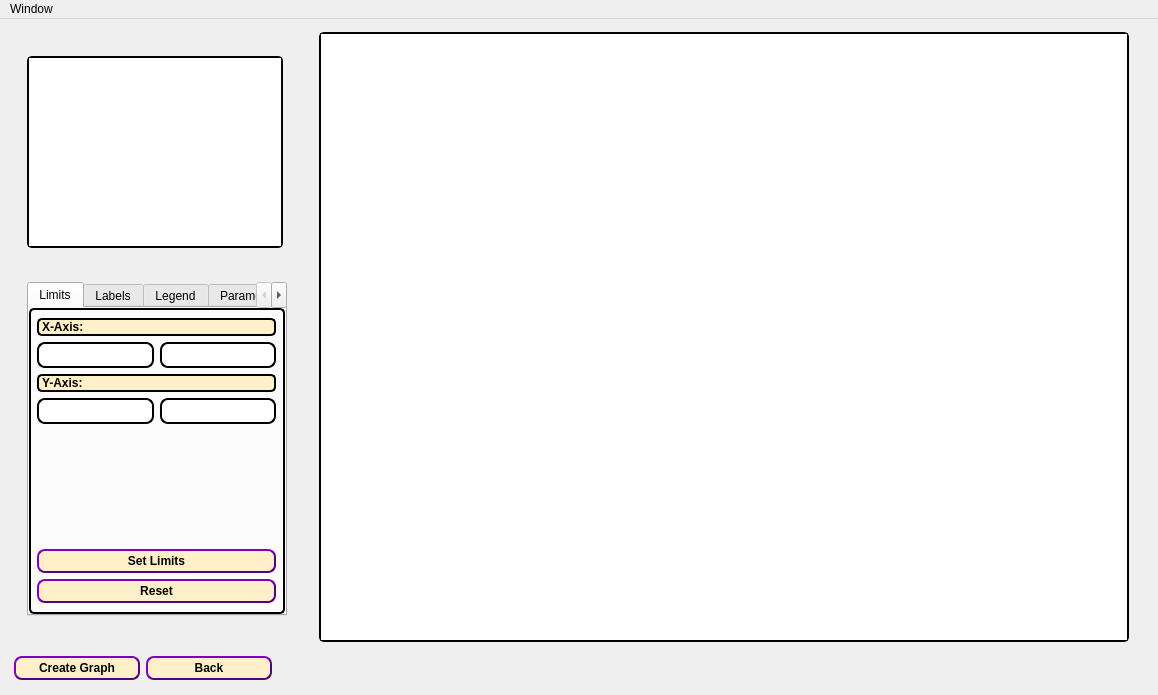
<?xml version="1.0" encoding="UTF-8"?>
<ui version="4.0">
 <class>VRGraphProcessing</class>
 <widget class="QMainWindow" name="VRGraphProcessing">
  <property name="geometry">
   <rect>
    <x>0</x>
    <y>0</y>
    <width>1158</width>
    <height>695</height>
   </rect>
  </property>
  <property name="minimumSize">
   <size>
    <width>900</width>
    <height>600</height>
   </size>
  </property>
  <property name="windowTitle">
   <string>VaspReader (Graphs Processing)</string>
  </property>
  <property name="windowIcon">
   <iconset resource="Resource.qrc">
    <normaloff>:/VRlogo/VR-logo.ico</normaloff>:/VRlogo/VR-logo.ico</iconset>
  </property>
  <property name="styleSheet">
   <string notr="true">QLineEdit{
  border-radius: 8px;
  border: 2px solid #000000;
  padding: 3px 3px;
}
QLineEdit:focus {
  border: 3px solid rgb(75, 75, 75);
}
QLineEdit:disabled {
border-radius: 8px;
padding: 3px 3px;  
border: 2px solid rgb(75, 75, 75);
background-color:rgb(150, 150, 150);
}
QLineEdit::placeholder {
  color: #000000;
}
QPushButton {
  background-color: rgb(255, 240, 202);
  color: black;
  font-weight: 600;
  border-radius: 8px;
  border: 2px solid rgb(85, 0, 127);
  border-style: outset;
  padding: 3px 3px;
  margin-top: 0px;
  outline: 0px;
}
QPushButton:disabled {
border-radius: 8px;
padding: 3px 3px;
color: black;
font-weight: 600;
border-radius: 8px;
border: 2px solid rgb(75, 75, 75);
background-color:rgb(150, 150, 150);
margin-top: 0px;
outline: 0px;
border-style: outset;
}
QPushButton:hover {
  background-color: rgb(255, 212, 137);
  border: 1px solid #000000;
  border-style: outset;
}
QPushButton:pressed {
background-color: white;
border: 3px solid #000000
}
QComboBox {
  border-radius: 8px;
  border: 2px solid #000000;
  padding: 3px 3px;
}
QComboBox:disabled {
border-radius: 8px;
padding: 3px 3px;
border-radius: 8px;
border: 2px solid rgb(75, 75, 75);
background-color:rgb(150, 150, 150);
}
QComboBox::drop-down {
  width: 18px;
  height:22px;
  padding: 0px 1px;
  border: 1px solid #000000;
  border-radius: 8px;
}
QComboBox::down-arrow {
  image: url(:/down-arrow_ico/down-arrow.ico);
  width: 18px;
  height:22px;
}
QComboBox::down-arrow:hover {
    width: 18px;
    height:22px;
    padding: 0px 1px;
    border: 1px solid #000000;
    border-radius: 8px;
	background-color: rgb(255, 229, 162);
}
QComboBox::down-arrow:pressed {
    width: 18px;
    height:22px;
    padding: 0px 1px;
    border: 0px solid #000000;
    border-radius: 8px;
	background-color: rgb(255, 232, 216);
}
QComboBox:pressed {
	background-color: rgb(255, 250, 237);
}
QFrame{
  border: 2px solid #000000;
  border-radius: 5px;
}
QLabel{
background-color: rgb(255, 240, 202);
color: black;
font-weight: 600;
height:28px;}
QCheckBox{
  border-radius: 6px;
  border: 2px solid #000000;
  padding: 3px 3px;
}
QRadioButton{
  border-radius: 6px;
  border: 2px solid #000000;
  padding: 3px 3px;
}

QScrollBar:vertical {
    border-radius: 6px;
    border: 2px solid rgb(0, 0, 0);
	color: rgb(0, 0, 0);
    background: rgb(182, 182, 182);
    width: 16px;
    margin: 23px 0 23px 0;
}
QScrollBar::handle:vertical {
    background: rgb(0, 203, 203);
    min-height: 18px;
    border-radius: 5px;
}
QScrollBar::handle:hover:vertical {
    background: rgb(255, 255, 255);
}
QScrollBar::add-line:vertical {
    border: 1.5px solid rgb(0, 0, 0);
    border-radius: 6px;
    background: rgb(0, 203, 203);
    height: 18px;
    subcontrol-position: bottom;
    subcontrol-origin: margin;
}
QScrollBar::sub-line:vertical {
    border: 1.5px solid rgb(0, 0, 0);
    border-radius: 6px;
    background: rgb(0, 203, 203);
    height: 18px;
    subcontrol-position: top;
    subcontrol-origin: margin;
}
QScrollBar::add-line:hover:vertical, QScrollBar::sub-line:hover:vertical {
    background: rgb(255, 255, 255);
}
QScrollBar::up-arrow:vertical, QScrollBar::down-arrow:vertical {
    border: 1px solid rgb(0, 0, 0);
    border-radius: 2px;
    width: 3.5px;
    height: 3.5px;
    background: rgb(255, 255, 255);
}
QScrollBar::up-arrow:vertical:hover, QScrollBar::down-arrow:vertical:hover {
    background: rgb(0, 203, 203);
}

QScrollBar::add-page:vertical, QScrollBar::sub-page:vertical {
    background: none;
}

QScrollBar:horizontal {
    border-radius: 6px;
    border: 2px solid rgb(0, 0, 0);
	color: rgb(0, 0, 0);
    background: rgb(182, 182, 182);
    height: 16px;
    margin: 0 23px 0 23px;
}
QScrollBar::handle:horizontal {
    background: rgb(0, 203, 203);
    min-width: 18px;
    border-radius: 5px;
}
QScrollBar::handle:hover:horizontal {
    background: rgb(255, 255, 255);
}
QScrollBar::add-line:horizontal {
    border: 1.5px solid rgb(0, 0, 0);
    border-radius: 6px;
    background: rgb(0, 203, 203);
    width: 18px;
    subcontrol-position: right;
    subcontrol-origin: margin;
}
QScrollBar::sub-line:horizontal {
    border: 1.5px solid rgb(0, 0, 0);
    border-radius: 6px;
    background: rgb(0, 203, 203);
    width: 18px;
    subcontrol-position: left;
    subcontrol-origin: margin;
}
QScrollBar::add-line:hover:horizontal, QScrollBar::sub-line:hover:horizontal {
    background: rgb(255, 255, 255);
}
QScrollBar::left-arrow:horizontal, QScrollBar::right-arrow:horizontal {
    border: 1px solid rgb(0, 0, 0);
    border-radius: 2px;
    width: 3.5px;
    height: 3.5px;
    background: rgb(255, 255, 255);
}
QScrollBar::left-arrow:horizontal:hover, QScrollBar::right-arrow:horizontal:hover {
    background: rgb(0, 203, 203);
}

QScrollBar::add-page:horizontal, QScrollBar::sub-page:horizontal {
    background: none;
}</string>
  </property>
  <property name="locale">
   <locale language="English" country="UnitedStates"/>
  </property>
  <widget class="QWidget" name="MainWidget">
   <layout class="QVBoxLayout" name="verticalLayout" stretch="20,1">
    <property name="spacing">
     <number>6</number>
    </property>
    <property name="leftMargin">
     <number>5</number>
    </property>
    <property name="topMargin">
     <number>5</number>
    </property>
    <property name="rightMargin">
     <number>5</number>
    </property>
    <property name="bottomMargin">
     <number>5</number>
    </property>
    <item>
     <layout class="QHBoxLayout" name="TopLayout" stretch="2,5">
      <property name="spacing">
       <number>10</number>
      </property>
      <property name="rightMargin">
       <number>9</number>
      </property>
      <item>
       <layout class="QVBoxLayout" name="TopLeftLayout" stretch="1,0">
        <property name="leftMargin">
         <number>9</number>
        </property>
        <property name="rightMargin">
         <number>9</number>
        </property>
        <item>
         <widget class="QListView" name="ColumnsList">
          <property name="sizePolicy">
           <sizepolicy hsizetype="Fixed" vsizetype="Fixed">
            <horstretch>0</horstretch>
            <verstretch>0</verstretch>
           </sizepolicy>
          </property>
          <property name="minimumSize">
           <size>
            <width>250</width>
            <height>167</height>
           </size>
          </property>
         </widget>
        </item>
        <item>
         <widget class="QTabWidget" name="GraphOptionsTab">
          <property name="sizePolicy">
           <sizepolicy hsizetype="Fixed" vsizetype="Fixed">
            <horstretch>0</horstretch>
            <verstretch>0</verstretch>
           </sizepolicy>
          </property>
          <property name="minimumSize">
           <size>
            <width>260</width>
            <height>334</height>
           </size>
          </property>
          <property name="currentIndex">
           <number>0</number>
          </property>
          <widget class="QWidget" name="GraphLimits">
           <attribute name="title">
            <string>Limits</string>
           </attribute>
           <widget class="QWidget" name="verticalLayoutWidget">
            <property name="geometry">
             <rect>
              <x>0</x>
              <y>0</y>
              <width>251</width>
              <height>301</height>
             </rect>
            </property>
            <layout class="QVBoxLayout" name="GraphLimitsLayout">
             <property name="leftMargin">
              <number>6</number>
             </property>
             <property name="topMargin">
              <number>8</number>
             </property>
             <property name="rightMargin">
              <number>6</number>
             </property>
             <property name="bottomMargin">
              <number>8</number>
             </property>
             <item>
              <widget class="QLabel" name="XAxisLimitsLabel">
               <property name="text">
                <string>X-Axis:</string>
               </property>
              </widget>
             </item>
             <item>
              <layout class="QHBoxLayout" name="XAxisFromTo">
               <item>
                <widget class="QLineEdit" name="XAxisFrom">
                 <property name="enabled">
                  <bool>true</bool>
                 </property>
                </widget>
               </item>
               <item>
                <widget class="QLineEdit" name="XAxisTo">
                 <property name="enabled">
                  <bool>true</bool>
                 </property>
                </widget>
               </item>
              </layout>
             </item>
             <item>
              <widget class="QLabel" name="YAxisLimitsLabel">
               <property name="text">
                <string>Y-Axis:</string>
               </property>
              </widget>
             </item>
             <item>
              <layout class="QHBoxLayout" name="YAxisFromTo">
               <item>
                <widget class="QLineEdit" name="YAxisFrom">
                 <property name="enabled">
                  <bool>true</bool>
                 </property>
                </widget>
               </item>
               <item>
                <widget class="QLineEdit" name="YAxisTo"/>
               </item>
              </layout>
             </item>
             <item>
              <spacer name="LimitsSpacer">
               <property name="orientation">
                <enum>Qt::Vertical</enum>
               </property>
               <property name="sizeHint" stdset="0">
                <size>
                 <width>20</width>
                 <height>40</height>
                </size>
               </property>
              </spacer>
             </item>
             <item>
              <widget class="QPushButton" name="SetLimitsButton">
               <property name="text">
                <string>Set Limits</string>
               </property>
              </widget>
             </item>
             <item>
              <widget class="QPushButton" name="ResetLimitsButton">
               <property name="text">
                <string>Reset</string>
               </property>
              </widget>
             </item>
            </layout>
           </widget>
          </widget>
          <widget class="QWidget" name="GraphLabels">
           <attribute name="title">
            <string>Labels</string>
           </attribute>
           <widget class="QWidget" name="verticalLayoutWidget_2">
            <property name="geometry">
             <rect>
              <x>0</x>
              <y>0</y>
              <width>251</width>
              <height>301</height>
             </rect>
            </property>
            <layout class="QVBoxLayout" name="GraphLabelsLayout">
             <property name="leftMargin">
              <number>6</number>
             </property>
             <property name="topMargin">
              <number>8</number>
             </property>
             <property name="rightMargin">
              <number>6</number>
             </property>
             <property name="bottomMargin">
              <number>8</number>
             </property>
             <item>
              <widget class="QLabel" name="XAxisLabelLabel">
               <property name="text">
                <string>X-Label:</string>
               </property>
              </widget>
             </item>
             <item>
              <widget class="QLineEdit" name="XAxisLabelEdit"/>
             </item>
             <item>
              <widget class="QLabel" name="YAxisLabelLabel">
               <property name="text">
                <string>Y-Label:</string>
               </property>
              </widget>
             </item>
             <item>
              <widget class="QLineEdit" name="YAxisLabelEdit"/>
             </item>
             <item>
              <spacer name="LabelsSpacer">
               <property name="orientation">
                <enum>Qt::Vertical</enum>
               </property>
               <property name="sizeHint" stdset="0">
                <size>
                 <width>20</width>
                 <height>40</height>
                </size>
               </property>
              </spacer>
             </item>
             <item>
              <widget class="QPushButton" name="SetLabelsButton">
               <property name="text">
                <string>Set Labels</string>
               </property>
              </widget>
             </item>
             <item>
              <widget class="QPushButton" name="ResetLabelsButton">
               <property name="text">
                <string>Reset</string>
               </property>
              </widget>
             </item>
            </layout>
           </widget>
          </widget>
          <widget class="QWidget" name="GraphLegend">
           <attribute name="title">
            <string>Legend</string>
           </attribute>
           <widget class="QWidget" name="verticalLayoutWidget_3">
            <property name="geometry">
             <rect>
              <x>0</x>
              <y>0</y>
              <width>251</width>
              <height>301</height>
             </rect>
            </property>
            <layout class="QVBoxLayout" name="GraphLegendLayout">
             <property name="leftMargin">
              <number>6</number>
             </property>
             <property name="topMargin">
              <number>8</number>
             </property>
             <property name="rightMargin">
              <number>6</number>
             </property>
             <property name="bottomMargin">
              <number>8</number>
             </property>
             <item>
              <widget class="QCheckBox" name="AddLegendCheckbox">
               <property name="autoFillBackground">
                <bool>false</bool>
               </property>
               <property name="text">
                <string>Add Legend</string>
               </property>
               <property name="tristate">
                <bool>false</bool>
               </property>
              </widget>
             </item>
             <item>
              <widget class="QLabel" name="RenameCurvesLabel">
               <property name="text">
                <string>Rename curves:</string>
               </property>
              </widget>
             </item>
             <item>
              <widget class="QComboBox" name="RenameCurves">
               <property name="enabled">
                <bool>false</bool>
               </property>
              </widget>
             </item>
             <item>
              <widget class="QLineEdit" name="LegendEdit">
               <property name="enabled">
                <bool>false</bool>
               </property>
              </widget>
             </item>
             <item>
              <widget class="QLabel" name="AutoRenameCurvesLabel">
               <property name="text">
                <string>Auto-Rename:</string>
               </property>
              </widget>
             </item>
             <item>
              <widget class="QComboBox" name="AutoRenameCurves">
               <property name="enabled">
                <bool>false</bool>
               </property>
              </widget>
             </item>
             <item>
              <spacer name="LegendSpacer">
               <property name="orientation">
                <enum>Qt::Vertical</enum>
               </property>
               <property name="sizeHint" stdset="0">
                <size>
                 <width>20</width>
                 <height>40</height>
                </size>
               </property>
              </spacer>
             </item>
             <item>
              <widget class="QPushButton" name="ChangeLegendButton">
               <property name="enabled">
                <bool>false</bool>
               </property>
               <property name="text">
                <string>Submit</string>
               </property>
              </widget>
             </item>
            </layout>
           </widget>
          </widget>
          <widget class="QWidget" name="GraphParameters">
           <attribute name="title">
            <string>Parameters</string>
           </attribute>
           <widget class="QWidget" name="verticalLayoutWidget_4">
            <property name="geometry">
             <rect>
              <x>0</x>
              <y>0</y>
              <width>251</width>
              <height>301</height>
             </rect>
            </property>
            <layout class="QVBoxLayout" name="GraphParametersLayout">
             <property name="leftMargin">
              <number>6</number>
             </property>
             <property name="topMargin">
              <number>8</number>
             </property>
             <property name="rightMargin">
              <number>6</number>
             </property>
             <property name="bottomMargin">
              <number>8</number>
             </property>
             <item>
              <widget class="QLabel" name="CurveToChangeParametersLabel">
               <property name="text">
                <string>Curve to change:</string>
               </property>
              </widget>
             </item>
             <item>
              <widget class="QComboBox" name="CurveToChangeParameters"/>
             </item>
             <item>
              <widget class="QLabel" name="LineWidthLabel">
               <property name="text">
                <string>Line Width:</string>
               </property>
              </widget>
             </item>
             <item>
              <widget class="QLineEdit" name="CurveLineWidthEdit">
               <property name="enabled">
                <bool>false</bool>
               </property>
              </widget>
             </item>
             <item>
              <widget class="QLabel" name="CurveColorLabel">
               <property name="text">
                <string>Curve Color:</string>
               </property>
              </widget>
             </item>
             <item>
              <layout class="QHBoxLayout" name="ColorChangeLayout">
               <item>
                <widget class="QFrame" name="CurveColorCheck">
                 <property name="enabled">
                  <bool>false</bool>
                 </property>
                 <property name="sizePolicy">
                  <sizepolicy hsizetype="Fixed" vsizetype="Fixed">
                   <horstretch>0</horstretch>
                   <verstretch>0</verstretch>
                  </sizepolicy>
                 </property>
                 <property name="minimumSize">
                  <size>
                   <width>150</width>
                   <height>23</height>
                  </size>
                 </property>
                 <property name="frameShape">
                  <enum>QFrame::StyledPanel</enum>
                 </property>
                 <property name="frameShadow">
                  <enum>QFrame::Raised</enum>
                 </property>
                </widget>
               </item>
               <item>
                <widget class="QPushButton" name="CurveColorChoose">
                 <property name="enabled">
                  <bool>false</bool>
                 </property>
                 <property name="text">
                  <string>Color</string>
                 </property>
                </widget>
               </item>
              </layout>
             </item>
             <item>
              <spacer name="ParametersSpacer">
               <property name="orientation">
                <enum>Qt::Vertical</enum>
               </property>
               <property name="sizeHint" stdset="0">
                <size>
                 <width>20</width>
                 <height>40</height>
                </size>
               </property>
              </spacer>
             </item>
             <item>
              <widget class="QPushButton" name="CurveParametersChangeApply">
               <property name="enabled">
                <bool>false</bool>
               </property>
               <property name="text">
                <string>Submit</string>
               </property>
              </widget>
             </item>
            </layout>
           </widget>
          </widget>
         </widget>
        </item>
       </layout>
      </item>
      <item>
       <widget class="QGraphicsView" name="GraphsView">
        <property name="minimumSize">
         <size>
          <width>810</width>
          <height>610</height>
         </size>
        </property>
        <property name="maximumSize">
         <size>
          <width>810</width>
          <height>610</height>
         </size>
        </property>
        <property name="dragMode">
         <enum>QGraphicsView::RubberBandDrag</enum>
        </property>
        <property name="viewportUpdateMode">
         <enum>QGraphicsView::SmartViewportUpdate</enum>
        </property>
        <property name="rubberBandSelectionMode">
         <enum>Qt::IntersectsItemBoundingRect</enum>
        </property>
       </widget>
      </item>
     </layout>
    </item>
    <item>
     <layout class="QHBoxLayout" name="BottomLayout" stretch="1,1,7">
      <property name="leftMargin">
       <number>9</number>
      </property>
      <property name="bottomMargin">
       <number>0</number>
      </property>
      <item>
       <widget class="QPushButton" name="CreateGraphButton">
        <property name="text">
         <string>Create Graph</string>
        </property>
       </widget>
      </item>
      <item>
       <widget class="QPushButton" name="GraphBackButton">
        <property name="text">
         <string>Back</string>
        </property>
       </widget>
      </item>
      <item>
       <spacer name="BottomHSpacer">
        <property name="orientation">
         <enum>Qt::Horizontal</enum>
        </property>
        <property name="sizeHint" stdset="0">
         <size>
          <width>40</width>
          <height>20</height>
         </size>
        </property>
       </spacer>
      </item>
     </layout>
    </item>
   </layout>
  </widget>
  <widget class="QMenuBar" name="GraphProcessingMenubar">
   <property name="geometry">
    <rect>
     <x>0</x>
     <y>0</y>
     <width>1158</width>
     <height>22</height>
    </rect>
   </property>
   <widget class="QMenu" name="GraphProcessingMenuWindow">
    <property name="title">
     <string>Window</string>
    </property>
    <addaction name="AAbout"/>
    <addaction name="separator"/>
    <addaction name="ABack"/>
    <addaction name="separator"/>
    <addaction name="AExit"/>
   </widget>
   <addaction name="GraphProcessingMenuWindow"/>
  </widget>
  <action name="AAbout">
   <property name="text">
    <string>About</string>
   </property>
  </action>
  <action name="ABack">
   <property name="text">
    <string>Back</string>
   </property>
  </action>
  <action name="AExit">
   <property name="text">
    <string>Exit</string>
   </property>
  </action>
 </widget>
 <resources>
  <include location="Resource.qrc"/>
 </resources>
 <connections/>
</ui>
